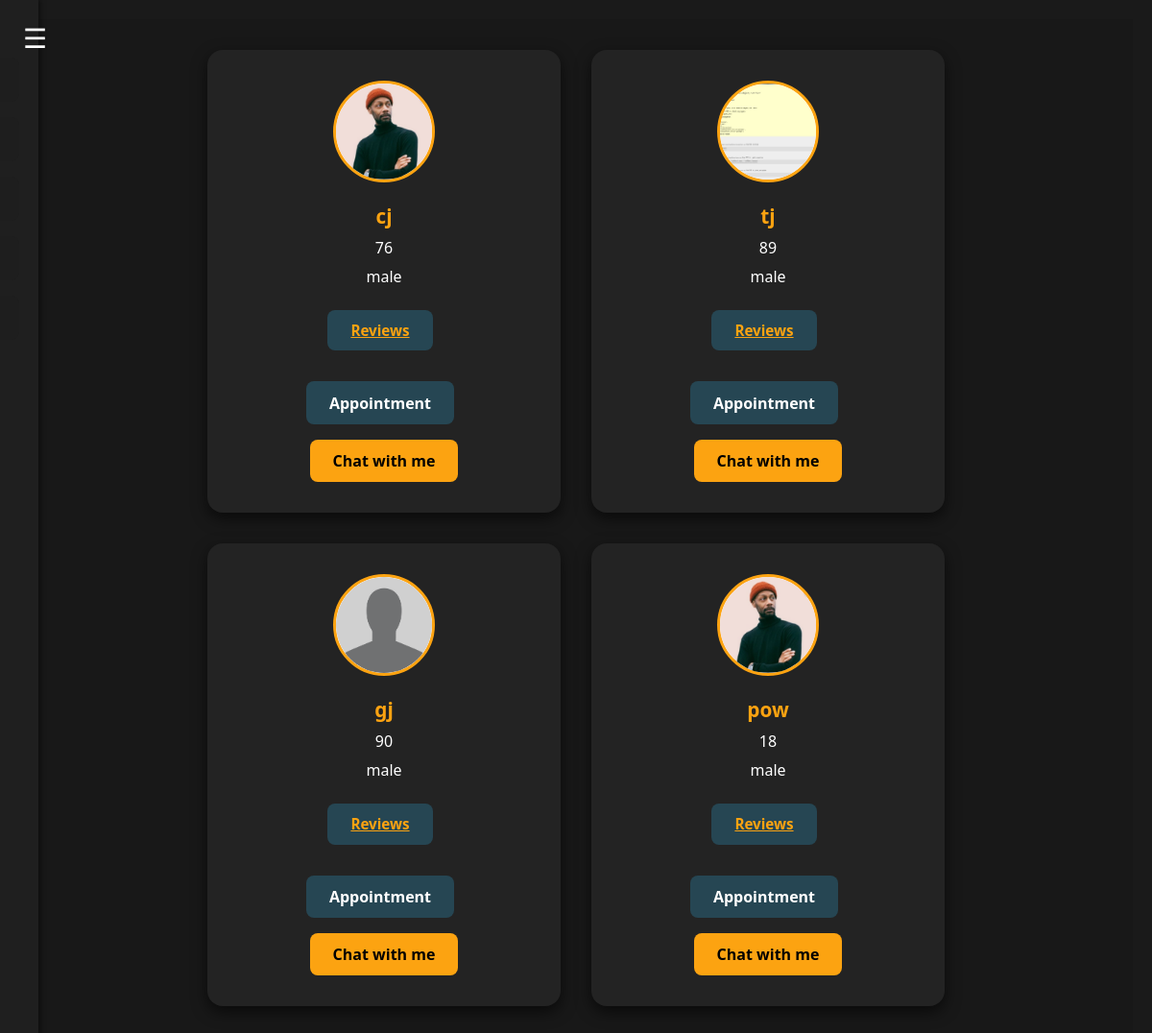
The app's page /trainer_assign/ (signed in) with its own data.
### accounts/models.py (models this page shows, shortened)
class Profile(models.Model):
    user = models.OneToOneField(User, on_delete=models.CASCADE)
    role = models.CharField(max_length=10, choices=[
        ('user', 'User'),
        ('trainer', 'Trainer'),
        ('admin', 'Admin')
    ])
    username = models.CharField(max_length=200,null=True)
    first_name = models.CharField(max_length=200,null=True)
    last_name = models.CharField(max_length=200,null=True)
    age = models.IntegerField(max_length=3,null=True)
    gender = models.CharField(max_length=10, null=True,choices=[
        ('male', 'Male'),
        ('female', 'Female'),
    ])
    phone_number = models.IntegerField(max_length=15,null=True)
    whatsapp_number = models.IntegerField(max_length=15,null=True)
    email = models.CharField(max_length=200,null=True)
    address = models.CharField(max_length=200,null=True)
    profile_pic = models.ImageField(default="default.png",null=True,blank=True)

### accounts/views.py (the view)
# urls.py: path('trainer_assign/',views.trainer_assign,name='trainer_assign'),
@login_required(login_url='login')
def trainer_assign(request):
    trainers = Profile.objects.filter(role = 'trainer')
    context = {
        'trainers':trainers
    }
    return render(request,'accounts/trainer_assign.html',context)

### accounts/templates/accounts/trainer_assign.html (shortened to what this page needs)
{% extends "accounts/base_user.html" %}
{% load static %}
{% block extra_css %}
<link rel="stylesheet" href="{% static 'css/trainer_assign.css' %}">
{% endblock %}
{% block content %}
<div class="trainer_assign-container">
    {% for trainer in trainers %}
        <div class="trainer-info">
            <div class="trainer-profilepic">
                {%if trainer.profile_pic%}
                    <img src="{{ trainer.profile_pic.url }}" alt="Profile Picture">
                {%else%}
                    <img src="{%static 'images/default.png'%}" alt="Profile Picture">
                {%endif%}
            </div>
            <div class="trainer-profilename">{{ trainer.username }}</div>
            <div class="age">{{ trainer.age }}</div>
            <div class="gender">{{ trainer.gender }}</div>
            <div class="reviews">
                <a href="{% url 'reviews_page' trainer.username %}" class="btn review-btn">Reviews</a>
            </div>
            <div class="appointment">
                <a href="{% url 'appointment' trainer.username %}" class="btn review-btn">Appointment</a>
            </div>
            <div class="assign">
                <a href="{% url 'start-chat' username=trainer.username %}" class="btn chat-btn">Chat with me</a>
            </div>
        </div>
    {% endfor %}
</div>
{% endblock %}

### static/css/base_user.css (style rules this page uses)
body { margin: 0; font-family: 'Segoe UI', sans-serif; background-color: #0d1b2a; color: #ffffff; }
body { margin: 0; background-color: #121212; color: #fff; font-family: Arial, sans-serif; }

### static/css/trainer_assign.css (style rules this page uses)
body { background: #181818; font-family: 'Segoe UI', Arial, sans-serif; margin: 0; padding: 0; color: #fff; }
.trainer_assign-container { display: flex; flex-wrap: wrap; gap: 2rem; justify-content: center; padding: 2rem; background: #181818; }
.trainer-info { background: #232323; border-radius: 1rem; box-shadow: 0 6px 16px rgba(0,0,0,0.6); padding: 2rem 1.5rem; width: 320px; display: flex; flex-direction: column; align-items: center; color: #fff; transition: transform 0.2s, box-shadow 0.2s; }
.trainer-profilepic img, .trainer-profilepic input[type="image"] { width: 100px; height: 100px; border-radius: 50%; object-fit: cover; border: 3px solid #fca311; margin-bottom: 1rem; background: #fff; }
.trainer-profilename { font-size: 1.3rem; font-weight: bold; color: #fca311; margin-bottom: 0.5rem; }
.age, .gender { font-size: 1rem; margin-bottom: 0.5rem; }
.reviews a { color: #fca311; text-decoration: underline; font-size: 0.95rem; margin-bottom: 1rem; }
.assign a { padding: 0.7rem 1.5rem; background: #fca311; color: #000; border: none; border-radius: 0.5rem; font-weight: bold; cursor: pointer; font-size: 1rem; transition: background 0.2s; margin-top: 1rem; }
.btn { display: inline-block; padding: 0.7rem 1.5rem; background: #fca311; color: #000; border: none; border-radius: 0.5rem; font-weight: bold; cursor: pointer; font-size: 1rem; text-align: center; text-decoration: none; transition: background 0.2s, color 0.2s; margin-top: 1rem; }
.review-btn { background: #264653; color: #fff; margin-right: 0.5rem; }
.chat-btn { background: #fca311; color: #000; }
.btn, .btn:visited { text-decoration: none; }

### records on screen
Profile: profile_pic (picture), username "cj", age "76", gender "male"
Profile: profile_pic (picture), username "tj", age "89", gender "male"
Profile: username "gj", age "90", gender "male"
Profile: profile_pic (picture), username "pow", age "18", gender "male"
